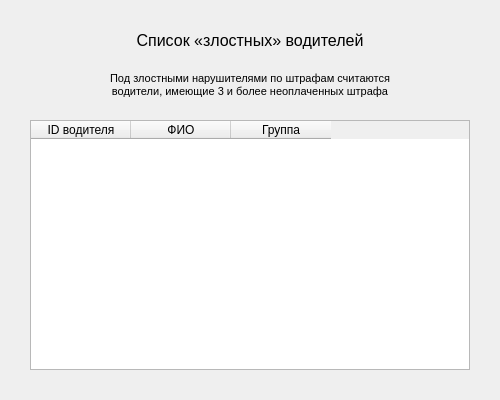
<?xml version="1.0" encoding="UTF-8"?>
<ui version="4.0">
 <class>BadDriversForm</class>
 <widget class="QWidget" name="BadDriversForm">
  <property name="geometry">
   <rect>
    <x>0</x>
    <y>0</y>
    <width>500</width>
    <height>400</height>
   </rect>
  </property>
  <property name="windowTitle">
   <string>Список злостных водителей</string>
  </property>
  <widget class="QLabel" name="ListLabel">
   <property name="geometry">
    <rect>
     <x>0</x>
     <y>30</y>
     <width>500</width>
     <height>20</height>
    </rect>
   </property>
   <property name="font">
    <font>
     <pointsize>12</pointsize>
    </font>
   </property>
   <property name="text">
    <string>Список «злостных» водителей</string>
   </property>
   <property name="alignment">
    <set>Qt::AlignCenter</set>
   </property>
   <property name="wordWrap">
    <bool>true</bool>
   </property>
  </widget>
  <widget class="QLabel" name="DescriptionLabel">
   <property name="geometry">
    <rect>
     <x>110</x>
     <y>70</y>
     <width>280</width>
     <height>30</height>
    </rect>
   </property>
   <property name="font">
    <font>
     <pointsize>8</pointsize>
    </font>
   </property>
   <property name="text">
    <string>Под злостными нарушителями по штрафам считаются водители, имеющие 3 и более неоплаченных штрафа</string>
   </property>
   <property name="alignment">
    <set>Qt::AlignCenter</set>
   </property>
   <property name="wordWrap">
    <bool>true</bool>
   </property>
  </widget>
  <widget class="QTableWidget" name="tableWidget">
   <property name="geometry">
    <rect>
     <x>30</x>
     <y>120</y>
     <width>440</width>
     <height>250</height>
    </rect>
   </property>
   <column>
    <property name="text">
     <string>ID водителя</string>
    </property>
   </column>
   <column>
    <property name="text">
     <string>ФИО</string>
    </property>
   </column>
   <column>
    <property name="text">
     <string>Группа</string>
    </property>
   </column>
  </widget>
 </widget>
 <resources/>
 <connections/>
</ui>
